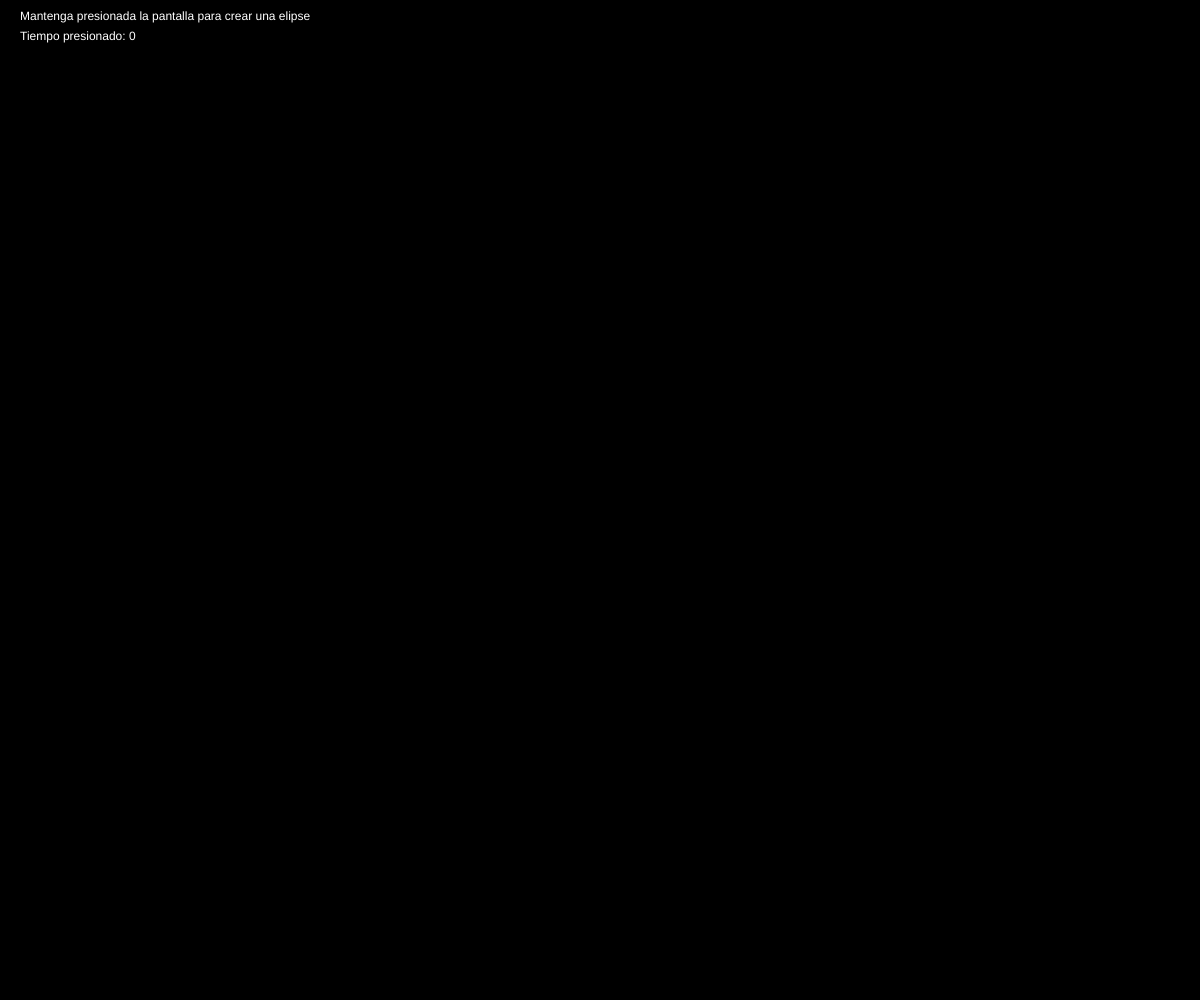
Frame 1 (no input)
Frame 60 (no input): identical to frame 1, image omitted
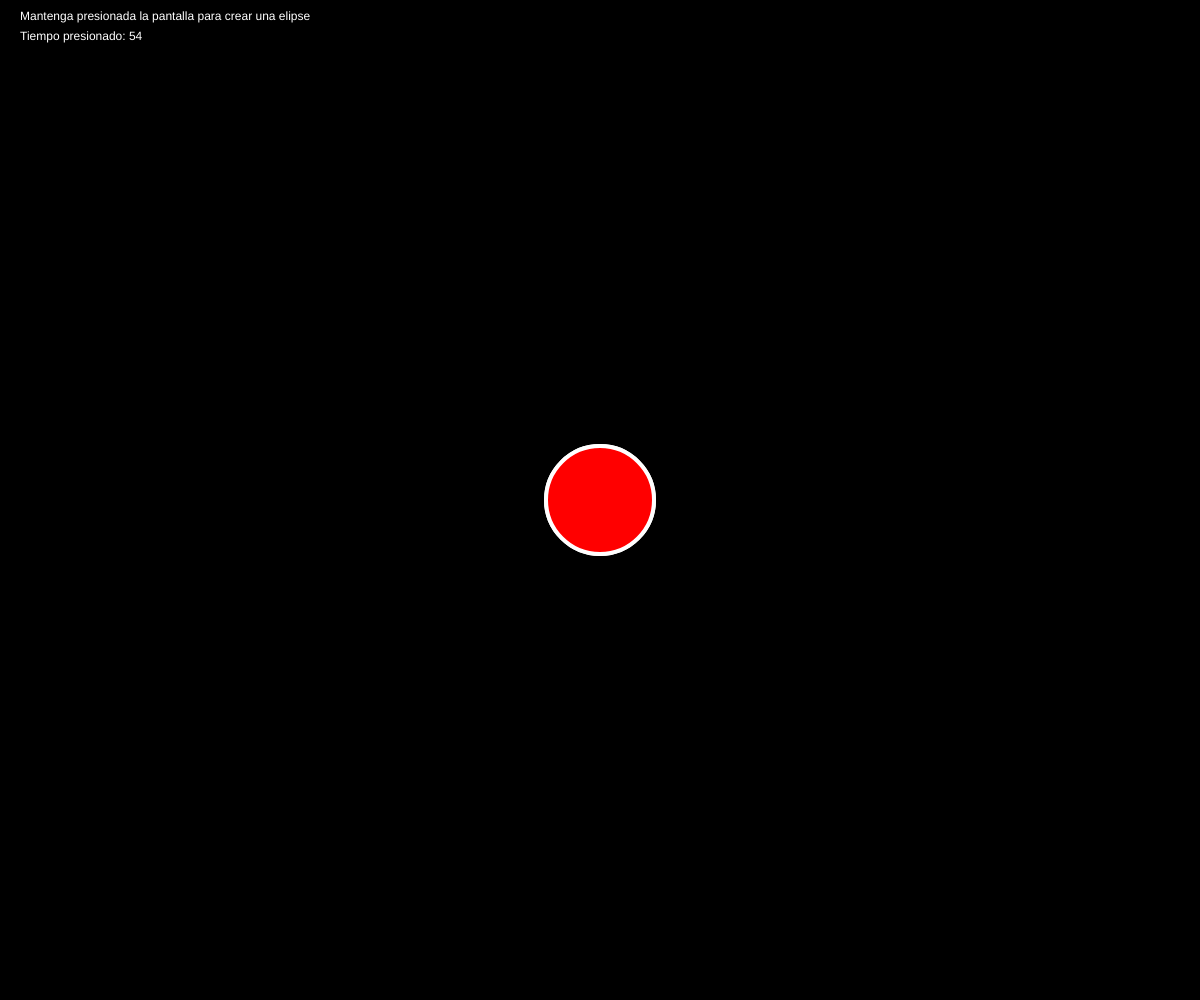
Frame 120 (the mouse pressed at the canvas centre since frame 60)

The p5.js sketch that drew these frames (run headless with seeded random() and noise() and a simulated clock; from frame 60 on, the mouse is pressed at the canvas centre):

// p5.js sketch
// ── sketch.js
//contador de tiempo presionado
var contador;

//variable para saber si esta contando o no
var contar;

function setup() {

  //crea un canvas del tamano de la ventana
  createCanvas(windowWidth, windowHeight);
  background(0);

  contador = 0;
  contar = false;
}

function draw() {

  //cuadrado texto
  fill(0);
  noStroke();
  rect(0, 0, 400, 50);

  //texto
  fill(255);
  noStroke();
  text("Mantenga presionada la pantalla para crear una elipse", 20, 20);
  text("Tiempo presionado: " + contador, 20, 40);



  //contar: la cuenta aumenta si contar es true y si el numero de frame es multiplo de 10
  if (frameCount % 10 != 0 && contar) {

    //aumenta el valor del contador
    contador++;
  }

  //va dibujando la elipse mientras se esta presionando la pantalla
  if (contar) {
    stroke(255);
    strokeWeight(4);
    fill(255, 0, 0);

    //el valor del contador determina el tamaño de la elipse
    ellipse(mouseX, mouseY, contador*2, contador*2);
  }
}

//esta funcion se activa cuando la pantalla es tocada: cambia contar a verdadero
function touchStarted() {
  contar = true;
}

//cuando se deja de tocar la pantalla se activa esta funcion
function touchEnded() {

  //contar vuelve a ser falso y se reinicia el contador
  contar = false;
  contador = 0;
}
